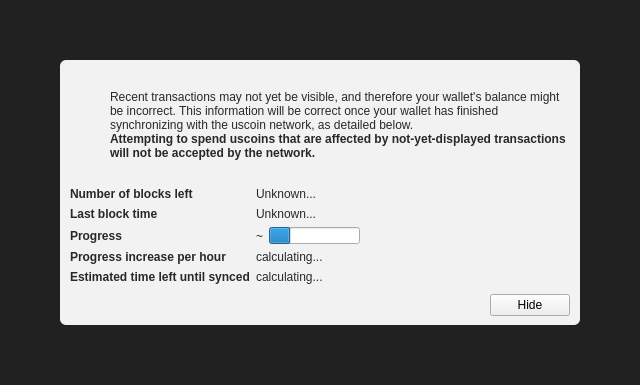
<?xml version="1.0" encoding="UTF-8"?>
<ui version="4.0">
 <class>ModalOverlay</class>
 <widget class="ModalOverlay" name="ModalOverlay">
  <property name="geometry">
   <rect>
    <x>0</x>
    <y>0</y>
    <width>640</width>
    <height>385</height>
   </rect>
  </property>
  <property name="windowTitle">
   <string>Form</string>
  </property>
  <layout class="QVBoxLayout" name="verticalLayout" stretch="0">
   <property name="sizeConstraint">
    <enum>QLayout::SetDefaultConstraint</enum>
   </property>
   <property name="leftMargin">
    <number>0</number>
   </property>
   <property name="topMargin">
    <number>0</number>
   </property>
   <property name="rightMargin">
    <number>0</number>
   </property>
   <property name="bottomMargin">
    <number>0</number>
   </property>
   <item>
    <widget class="QWidget" name="bgWidget" native="true">
     <property name="styleSheet">
      <string notr="true">#bgWidget { background: rgba(0,0,0,220); }</string>
     </property>
     <layout class="QVBoxLayout" name="verticalLayoutMain" stretch="1">
      <property name="leftMargin">
       <number>60</number>
      </property>
      <property name="topMargin">
       <number>60</number>
      </property>
      <property name="rightMargin">
       <number>60</number>
      </property>
      <property name="bottomMargin">
       <number>60</number>
      </property>
      <item>
       <widget class="QWidget" name="contentWidget" native="true">
        <property name="styleSheet">
         <string notr="true">#contentWidget { background: rgba(255,255,255,240); border-radius: 6px; }

QLabel { color: rgb(40,40,40);  }</string>
        </property>
        <layout class="QVBoxLayout" name="verticalLayoutSub" stretch="1,0,0,0">
         <property name="spacing">
          <number>0</number>
         </property>
         <property name="leftMargin">
          <number>10</number>
         </property>
         <property name="topMargin">
          <number>10</number>
         </property>
         <property name="rightMargin">
          <number>10</number>
         </property>
         <property name="bottomMargin">
          <number>10</number>
         </property>
         <item>
          <layout class="QHBoxLayout" name="horizontalLayoutIconText" stretch="0,1">
           <property name="topMargin">
            <number>20</number>
           </property>
           <item>
            <layout class="QVBoxLayout" name="verticalLayoutIcon">
             <property name="leftMargin">
              <number>0</number>
             </property>
             <item>
              <widget class="QPushButton" name="warningIcon">
               <property name="enabled">
                <bool>false</bool>
               </property>
               <property name="text">
                <string/>
               </property>
               <property name="icon">
                <iconset>
                 <normaloff>:/icons/warning</normaloff>
                 <disabledoff>:/icons/warning</disabledoff>:/icons/warning</iconset>
               </property>
               <property name="iconSize">
                <size>
                 <width>48</width>
                 <height>48</height>
                </size>
               </property>
               <property name="flat">
                <bool>true</bool>
               </property>
              </widget>
             </item>
             <item>
              <spacer name="verticalSpacerWarningIcon">
               <property name="orientation">
                <enum>Qt::Vertical</enum>
               </property>
               <property name="sizeHint" stdset="0">
                <size>
                 <width>20</width>
                 <height>40</height>
                </size>
               </property>
              </spacer>
             </item>
            </layout>
           </item>
           <item>
            <layout class="QVBoxLayout" name="verticalLayoutInfoText">
             <property name="leftMargin">
              <number>0</number>
             </property>
             <property name="topMargin">
              <number>0</number>
             </property>
             <item>
              <widget class="QLabel" name="infoText">
               <property name="text">
                <string>Recent transactions may not yet be visible, and therefore your wallet's balance might be incorrect. This information will be correct once your wallet has finished synchronizing with the uscoin network, as detailed below.</string>
               </property>
               <property name="textFormat">
                <enum>Qt::RichText</enum>
               </property>
               <property name="wordWrap">
                <bool>true</bool>
               </property>
              </widget>
             </item>
             <item>
              <widget class="QLabel" name="infoTextStrong">
               <property name="font">
                <font>
                 <weight>75</weight>
                 <bold>true</bold>
                </font>
               </property>
               <property name="text">
                <string>Attempting to spend uscoins that are affected by not-yet-displayed transactions will not be accepted by the network.</string>
               </property>
               <property name="textFormat">
                <enum>Qt::RichText</enum>
               </property>
               <property name="wordWrap">
                <bool>true</bool>
               </property>
              </widget>
             </item>
             <item>
              <spacer name="verticalSpacerInTextSpace">
               <property name="orientation">
                <enum>Qt::Vertical</enum>
               </property>
               <property name="sizeHint" stdset="0">
                <size>
                 <width>20</width>
                 <height>40</height>
                </size>
               </property>
              </spacer>
             </item>
            </layout>
           </item>
          </layout>
         </item>
         <item>
          <spacer name="verticalSpacerAfterText">
           <property name="orientation">
            <enum>Qt::Vertical</enum>
           </property>
           <property name="sizeHint" stdset="0">
            <size>
             <width>20</width>
             <height>40</height>
            </size>
           </property>
          </spacer>
         </item>
         <item>
          <layout class="QFormLayout" name="formLayout">
           <property name="fieldGrowthPolicy">
            <enum>QFormLayout::FieldsStayAtSizeHint</enum>
           </property>
           <property name="horizontalSpacing">
            <number>6</number>
           </property>
           <property name="verticalSpacing">
            <number>6</number>
           </property>
           <property name="topMargin">
            <number>10</number>
           </property>
           <item row="0" column="0">
            <widget class="QLabel" name="labelNumberOfBlocksLeft">
             <property name="font">
              <font>
               <weight>75</weight>
               <bold>true</bold>
              </font>
             </property>
             <property name="text">
              <string>Number of blocks left</string>
             </property>
            </widget>
           </item>
           <item row="0" column="1">
            <widget class="QLabel" name="numberOfBlocksLeft">
             <property name="text">
              <string>Unknown...</string>
             </property>
            </widget>
           </item>
           <item row="1" column="0">
            <widget class="QLabel" name="labelLastBlockTime">
             <property name="font">
              <font>
               <weight>75</weight>
               <bold>true</bold>
              </font>
             </property>
             <property name="text">
              <string>Last block time</string>
             </property>
            </widget>
           </item>
           <item row="1" column="1">
            <widget class="QLabel" name="newestBlockDate">
             <property name="sizePolicy">
              <sizepolicy hsizetype="Maximum" vsizetype="Preferred">
               <horstretch>0</horstretch>
               <verstretch>0</verstretch>
              </sizepolicy>
             </property>
             <property name="text">
              <string>Unknown...</string>
             </property>
            </widget>
           </item>
           <item row="2" column="0">
            <widget class="QLabel" name="labelSyncDone">
             <property name="font">
              <font>
               <weight>75</weight>
               <bold>true</bold>
              </font>
             </property>
             <property name="text">
              <string>Progress</string>
             </property>
            </widget>
           </item>
           <item row="2" column="1">
            <layout class="QHBoxLayout" name="horizontalLayoutSync" stretch="0,1">
             <item>
              <widget class="QLabel" name="percentageProgress">
               <property name="text">
                <string notr="true">~</string>
               </property>
              </widget>
             </item>
             <item>
              <widget class="QProgressBar" name="progressBar">
               <property name="value">
                <number>24</number>
               </property>
               <property name="format">
                <string/>
               </property>
              </widget>
             </item>
            </layout>
           </item>
           <item row="4" column="0">
            <widget class="QLabel" name="labelProgressIncrease">
             <property name="font">
              <font>
               <weight>75</weight>
               <bold>true</bold>
              </font>
             </property>
             <property name="text">
              <string>Progress increase per hour</string>
             </property>
            </widget>
           </item>
           <item row="4" column="1">
            <widget class="QLabel" name="progressIncreasePerH">
             <property name="text">
              <string>calculating...</string>
             </property>
            </widget>
           </item>
           <item row="5" column="0">
            <widget class="QLabel" name="labelEstimatedTimeLeft">
             <property name="font">
              <font>
               <weight>75</weight>
               <bold>true</bold>
              </font>
             </property>
             <property name="text">
              <string>Estimated time left until synced</string>
             </property>
            </widget>
           </item>
           <item row="5" column="1">
            <widget class="QLabel" name="expectedTimeLeft">
             <property name="text">
              <string>calculating...</string>
             </property>
            </widget>
           </item>
          </layout>
         </item>
         <item>
          <layout class="QHBoxLayout" name="horizontalLayoutButtons">
           <property name="leftMargin">
            <number>10</number>
           </property>
           <property name="topMargin">
            <number>10</number>
           </property>
           <item>
            <spacer name="horizontalSpacer">
             <property name="orientation">
              <enum>Qt::Horizontal</enum>
             </property>
             <property name="sizeHint" stdset="0">
              <size>
               <width>40</width>
               <height>20</height>
              </size>
             </property>
            </spacer>
           </item>
           <item>
            <widget class="QPushButton" name="closeButton">
             <property name="text">
              <string>Hide</string>
             </property>
            </widget>
           </item>
          </layout>
         </item>
        </layout>
       </widget>
      </item>
     </layout>
    </widget>
   </item>
  </layout>
 </widget>
 <customwidgets>
  <customwidget>
   <class>ModalOverlay</class>
   <extends>QWidget</extends>
   <header>modaloverlay.h</header>
   <container>1</container>
  </customwidget>
 </customwidgets>
 <resources/>
 <connections/>
</ui>
